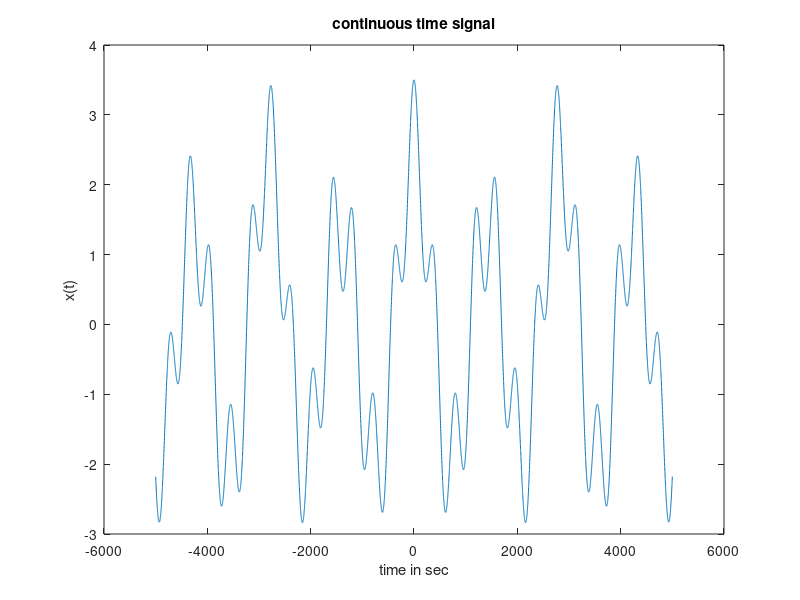

Reproduce this figure in MATLAB.
clear all; 
clc;
close all; 
t=-5000:5000; 
x=cos(31.4*t)+2*cos(188.5*t)+0.5*cos(43.98*t); 
plot(t,x); xlabel('time in sec'); 
ylabel('x(t)'); 
title('continuous time signal');